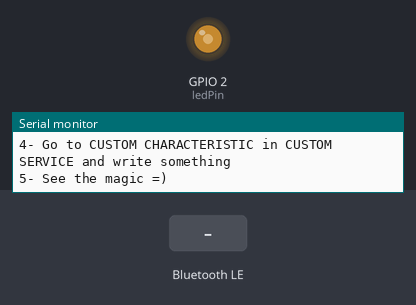
Simulated run of this sketch. Board: ESP32. Shown: output pins drawn as LEDs (lit = HIGH), the last lines printed to the serial monitor. Inputs (shaded band) come from the test bench. Nothing arrives over Bluetooth unless stated; a phone connects over Bluetooth LE 3 s after start.

Above: at 1.2 s.
1.3 s: Bluetooth LE write "1" received
At 1.47 s:
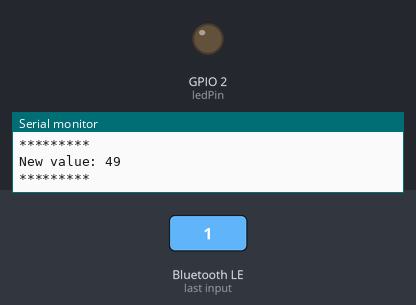
At 1.82 s:
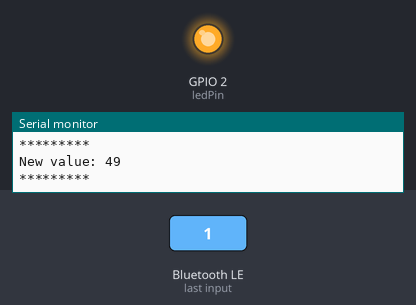
Timing chart, 0 to 10.3 s (numbered marks = the images above; inputs shaded):
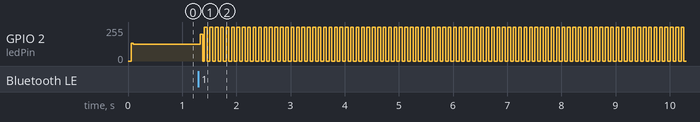

Measured:
- after the input at 1.3 s, GPIO 2 (ledPin): 126/255 → 202/255 at once, then repeats every 0.09 s: 0/255 0.04 s, 255/255 0.05 s

The sketch:

testBLE.ino
```cpp
/*
    Based on Neil Kolban example for IDF: https://github.com/nkolban/esp32-snippets/blob/master/cpp_utils/tests/BLE%20Tests/SampleWrite.cpp
    Ported to Arduino ESP32 by Evandro Copercini
*/
#include <BLEDevice.h>
#include <BLEUtils.h>
#include <BLEServer.h>
// See the following for generating UUIDs:
// https://www.uuidgenerator.net/
#define SERVICE_UUID        "4fafc201-1fb5-459e-8fcc-c5c9c331914b"
#define CHARACTERISTIC_UUID "beb5483e-36e1-4688-b7f5-ea07361b26a8"
uint16_t freq;
int ledState = LOW;
long previousMillis = 0;
int ledPin = 2;
class MyCallbacks: public BLECharacteristicCallbacks {
    void onWrite(BLECharacteristic *pCharacteristic) {
      std::string value = pCharacteristic->getValue();
      if (value.length() > 0) {
        Serial.println("*********");
        Serial.print("New value: ");
        freq = 0;
        for (int i = 0; i < value.length(); i++) {
          freq <<= 8;
          freq |= value[i];
        }
        Serial.print(freq);
        Serial.println();
        Serial.println("*********");
      }
    }
};
void setup() {
  pinMode(ledPin, OUTPUT);
  Serial.begin(115200);
  Serial.println("1- Download and install an BLE scanner app in your phone");
  Serial.println("2- Scan for BLE devices in the app");
  Serial.println("3- Connect to MyESP32");
  Serial.println("4- Go to CUSTOM CHARACTERISTIC in CUSTOM SERVICE and write something");
  Serial.println("5- See the magic =)");
  BLEDevice::init("AutoAquaponics");
  BLEServer *pServer = BLEDevice::createServer();
  BLEService *pService = pServer->createService(SERVICE_UUID);
  BLECharacteristic *pCharacteristic = pService->createCharacteristic(
                                         CHARACTERISTIC_UUID,
                                         BLECharacteristic::PROPERTY_READ |
                                         BLECharacteristic::PROPERTY_WRITE
                                       );
  pCharacteristic->setCallbacks(new MyCallbacks());
  pCharacteristic->setValue("Hello WOrld");
  pService->start();
  BLEAdvertising *pAdvertising = pServer->getAdvertising();
  pAdvertising->start();
}
void loop() {
  unsigned long currentMillis = millis();

  if(currentMillis - previousMillis > freq) {
    // save the last time you blinked the LED
    previousMillis = currentMillis;

    // if the LED is off turn it on and vice-versa:
    if (ledState == LOW)
      ledState = HIGH;
    else
      ledState = LOW;

    // set the LED with the ledState of the variable:
    digitalWrite(ledPin, ledState);
  }
}
```
